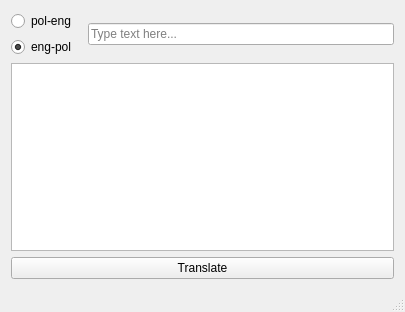
<?xml version="1.0" encoding="UTF-8"?>
<ui version="4.0">
 <class>MainWindow</class>
 <widget class="QMainWindow" name="MainWindow">
  <property name="geometry">
   <rect>
    <x>0</x>
    <y>0</y>
    <width>405</width>
    <height>312</height>
   </rect>
  </property>
  <property name="windowTitle">
   <string>MainWindow</string>
  </property>
  <property name="styleSheet">
   <string notr="true">#QMainWindow
{
background-color:rgb(254, 255, 149)
}</string>
  </property>
  <widget class="QWidget" name="centralWidget">
   <layout class="QGridLayout" name="gridLayout">
    <item row="1" column="0">
     <widget class="QRadioButton" name="radioButton_2">
      <property name="text">
       <string>eng-pol</string>
      </property>
      <property name="checked">
       <bool>true</bool>
      </property>
     </widget>
    </item>
    <item row="2" column="0" colspan="3">
     <widget class="QTextBrowser" name="textBrowser"/>
    </item>
    <item row="0" column="2" rowspan="2">
     <widget class="QLineEdit" name="lineEdit">
      <property name="inputMask">
       <string extracomment="Type text here..."/>
      </property>
      <property name="echoMode">
       <enum>QLineEdit::Normal</enum>
      </property>
      <property name="placeholderText">
       <string>Type text here...</string>
      </property>
     </widget>
    </item>
    <item row="0" column="0">
     <widget class="QRadioButton" name="radioButton">
      <property name="text">
       <string>pol-eng</string>
      </property>
     </widget>
    </item>
    <item row="3" column="0" colspan="3">
     <widget class="QPushButton" name="pushButton">
      <property name="text">
       <string>Translate</string>
      </property>
     </widget>
    </item>
   </layout>
  </widget>
  <widget class="QStatusBar" name="statusBar"/>
 </widget>
 <layoutdefault spacing="6" margin="11"/>
 <resources/>
 <connections/>
</ui>
